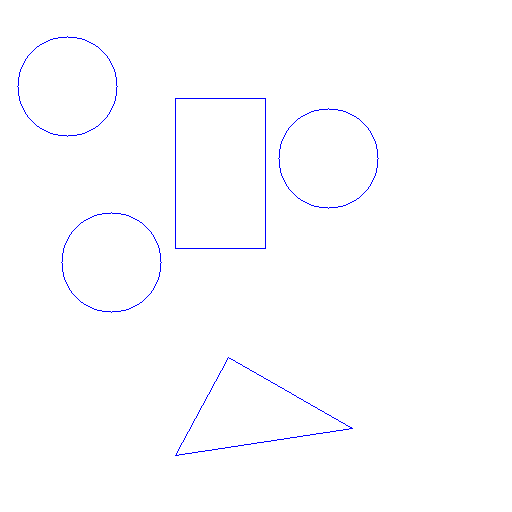
#> input picture data/result.png, 512 x 512 px
$ python resize.py
#> lines starting #> are read from the running program, lines starting #| are printed output that depends on the picture
import cv2

ori_img = cv2.imread('data/result.png')
#> ori_img is the input picture: shape (512, 512, 3); mean B, G, R 255, 253.3, 253.3
dst1 = cv2.resize(ori_img, (0,0), fx=0.3, fy=0.3)
dst2 = cv2.resize(ori_img, (0,0), fx=0.3, fy=0.3, interpolation=cv2.INTER_NEAREST)
dst3 = cv2.resize(ori_img, (0,0), fx=0.3, fy=0.3, interpolation=cv2.INTER_AREA)
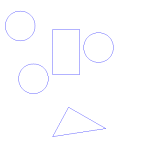
#> dst3: shape (154, 154, 3); mean B, G, R 255, 253.3, 253.3

# 창을 고정 크기로 만들기
cv2.namedWindow('ori_img', cv2.WINDOW_NORMAL)
cv2.namedWindow('INTER_LINEAR', cv2.WINDOW_NORMAL)
cv2.namedWindow('INTER_NEAREST', cv2.WINDOW_NORMAL)
cv2.namedWindow('INTER_AREA', cv2.WINDOW_NORMAL)

# 고정할 창 크기 설정
cv2.resizeWindow('ori_img', 512, 512)
cv2.resizeWindow('INTER_LINEAR', 512, 512)
cv2.resizeWindow('INTER_NEAREST', 512, 512)
cv2.resizeWindow('INTER_AREA', 512, 512)

cv2.imshow('ori_img', ori_img)
cv2.imshow('INTER_LINEAR', dst1)
cv2.imshow('INTER_NEAREST', dst2)
cv2.imshow('INTER_AREA', dst3)

cv2.waitKey()
cv2.destroyAllWindows()
